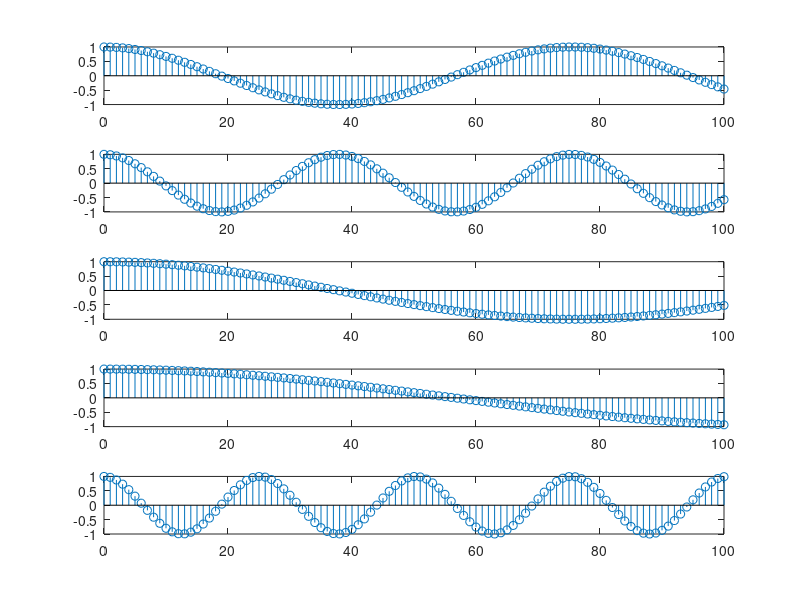

The MATLAB source for this figure:
clc
clear all
t=0:100;

x=cos(t/12)
subplot(5,1,1)
stem(t,x)
a=2;
t1=a*t
x=cos(t1/12)
subplot(5,1,2)
stem(t1/a,x)
a1=1/2;
t2=a1*t
x=cos(t2/12)
subplot(5,1,3)
stem(t2/a1,x)
a2=1/3;
t3=a2*t
x=cos(t3/12)
subplot(5,1,4)
stem(t3/a2,x)
a3=3;
t4=a3*t
x=cos(t4/12)
subplot(5,1,5)
stem(t4/a3,x)
